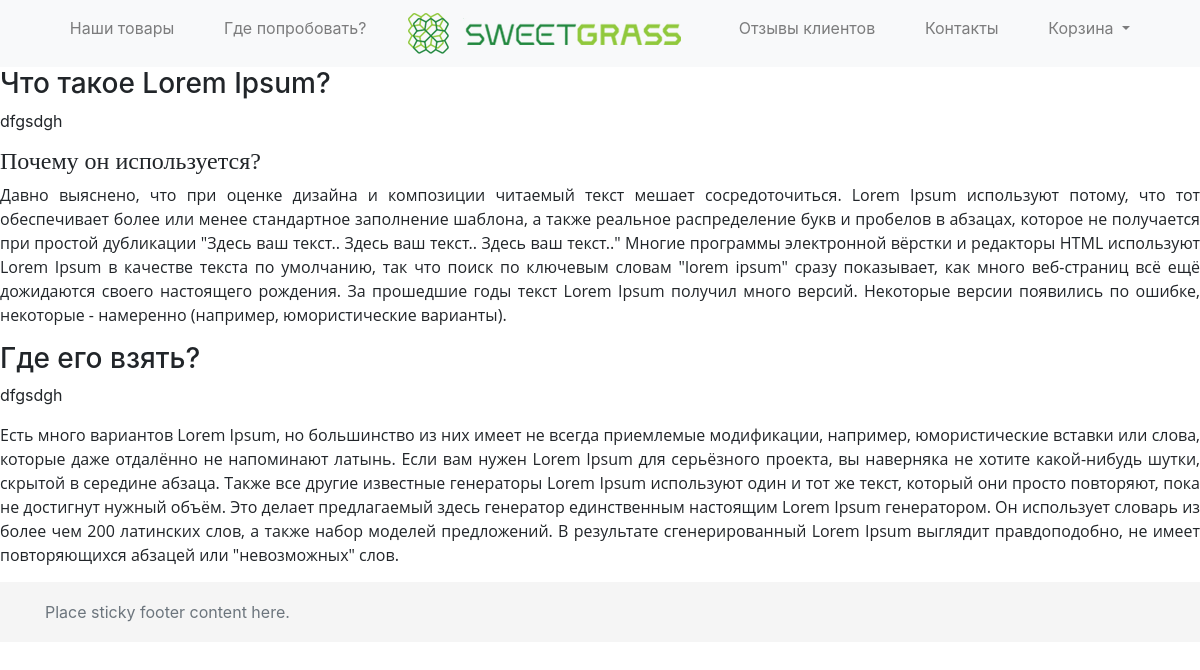
/posts/, run on the app's committed database.
### modposting/models.py (models this page shows, shortened)
class Modpost(models.Model):
    title = models.CharField(max_length=120)
    description = models.TextField(max_length=250,null=True)
    content = HTMLField('Content')
    order_render = models.IntegerField(default=0)
    is_active = models.BooleanField(default=False)
    created = models.DateTimeField(auto_now_add=True, auto_now=False)
    updated = models.DateTimeField(auto_now_add=False, auto_now=True)
    class Meta:
        verbose_name = 'Блок для мод.постинга'
        verbose_name_plural = 'Блоки для мод.постинга'

### templates/modposting/modposting.html
{% extends "wrapper.html" %}
{% block content %}
		{% for instance in object_list %}
			<h3>{{instance.title}}</h3>
			<p>dfgsdgh</p>
	                {{ instance.content | safe }}
		{% endfor %}
{% endblock %}

### data on the page
Modpost: title "Что такое Lorem Ipsum?", content "Почему он используется? Давно выяснено, что при оценке дизайна и композиции читаемый текст мешает сосредоточиться. Lorem Ipsum используют потому, что тот обеспечивает более или менее стандартное заполнение шаблона, а также реальное распределение букв и пробелов в абзацах, которое не получается при простой дубликации \"Здесь ваш текст.. Здесь ваш текст.. Здесь ваш текст..\" Многие программы электронной вёрстки и редакторы HTML используют Lorem Ipsum в качестве текста по умолчанию, так что поиск по ключевым словам \"lorem ipsum\" сразу показывает, как много веб-страниц всё ещё дожидаются своего настоящего рождения. За прошедшие годы текст Lorem Ipsum получил много версий. Некоторые версии…"
Modpost: title "Где его взять?", content "Есть много вариантов Lorem Ipsum, но большинство из них имеет не всегда приемлемые модификации, например, юмористические вставки или слова, которые даже отдалённо не напоминают латынь. Если вам нужен Lorem Ipsum для серьёзного проекта, вы наверняка не хотите какой-нибудь шутки, скрытой в середине абзаца. Также все другие известные генераторы Lorem Ipsum используют один и тот же текст, который они просто повторяют, пока не достигнут нужный объём. Это делает предлагаемый здесь генератор единственным настоящим Lorem Ipsum генератором. Он использует словарь из более чем 200 латинских слов, а также набор моделей предложений. В результате сгенерированный Lorem Ipsum выглядит правдоподобно, не…"
